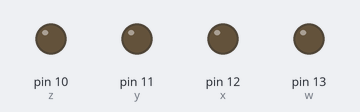
The sketch below on a simulated Arduino Uno, built with avr-gcc and run on an emulated ATmega328P. Parts: output pins drawn as LEDs (lit = HIGH).

Above: at 0.5 s.
At 2.5 s:
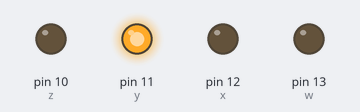
At 4.5 s:
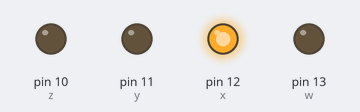
At 9.5 s:
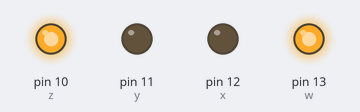
At 14.5 s:
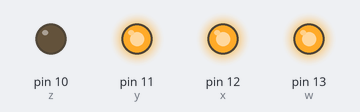
At 19.5 s:
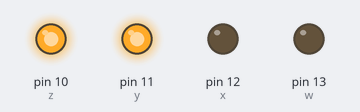
Timing chart, 0 to 20.8 s (numbered marks = the images above):
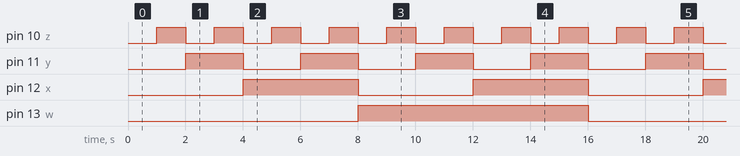

Measured:
- by itself, pin 10 (z): alternates HIGH for 1.0 s and LOW for 1.0 s
- by itself, pin 11 (y): alternates HIGH for 2.0 s and LOW for 2.0 s
- by itself, pin 12 (x): alternates HIGH for 4.0 s and LOW for 4.0 s
- by itself, pin 13 (w): alternates HIGH for 8.0 s and LOW for 8.0 s

The sketch:

source.ino
```cpp
int w = 13;
int x = 12;
int y = 11;
int z = 10;

void setup()
{
	pinMode(w, OUTPUT);
  	pinMode(x, OUTPUT);
  	pinMode(y, OUTPUT);
  	pinMode(z, OUTPUT);
}

void loop()
{
  	//0000
   digitalWrite(w, LOW);
   digitalWrite(x, LOW);
   digitalWrite(y, LOW);
   digitalWrite(z, LOW);
   delay(1000);

	//0001
   digitalWrite(w, LOW);
   digitalWrite(x, LOW);
   digitalWrite(y, LOW);
   digitalWrite(z, HIGH);
   delay(1000);

	//0010
   digitalWrite(w, LOW);
   digitalWrite(x, LOW);
   digitalWrite(y, HIGH);
   digitalWrite(z, LOW);
   delay(1000);

  	//0011
   digitalWrite(w, LOW);
   digitalWrite(x, LOW);
   digitalWrite(y, HIGH);
   digitalWrite(z, HIGH);
   delay(1000);

  	//0100
   digitalWrite(w, LOW);
   digitalWrite(x, HIGH);
   digitalWrite(y, LOW);
   digitalWrite(z, LOW);
   delay(1000);

  	//0101
   digitalWrite(w, LOW);
   digitalWrite(x, HIGH);
   digitalWrite(y, LOW);
   digitalWrite(z, HIGH);
   delay(1000);

  	//0110
   digitalWrite(w, LOW);
   digitalWrite(x, HIGH);
   digitalWrite(y, HIGH);
   digitalWrite(z, LOW);
   delay(1000);

  	//0111
   digitalWrite(w, LOW);
   digitalWrite(x, HIGH);
   digitalWrite(y, HIGH);
   digitalWrite(z, HIGH);
   delay(1000);

  	//1000
   digitalWrite(w, HIGH);
   digitalWrite(x, LOW);
   digitalWrite(y, LOW);
   digitalWrite(z, LOW);
   delay(1000);

  	//1001
   digitalWrite(w, HIGH);
   digitalWrite(x, LOW);
   digitalWrite(y, LOW);
   digitalWrite(z, HIGH);
   delay(1000);

  	//1010
   digitalWrite(w, HIGH);
   digitalWrite(x, LOW);
   digitalWrite(y, HIGH);
   digitalWrite(z, LOW);
   delay(1000);

  	//1011
   digitalWrite(w, HIGH);
   digitalWrite(x, LOW);
   digitalWrite(y, HIGH);
   digitalWrite(z, HIGH);
   delay(1000);

	//1100
   digitalWrite(w, HIGH);
   digitalWrite(x, HIGH);
   digitalWrite(y, LOW);
   digitalWrite(z, LOW);
   delay(1000);

	//1101
   digitalWrite(w, HIGH);
   digitalWrite(x, HIGH);
   digitalWrite(y, LOW);
   digitalWrite(z, HIGH);
   delay(1000);

	//1110
   digitalWrite(w, HIGH);
   digitalWrite(x, HIGH);
   digitalWrite(y, HIGH);
   digitalWrite(z, LOW);
   delay(1000);

	//1111
   digitalWrite(w, HIGH);
   digitalWrite(x, HIGH);
   digitalWrite(y, HIGH);
   digitalWrite(z, HIGH);
   delay(1000);
}
```
